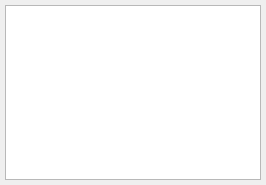
<?xml version="1.0" encoding="UTF-8"?>
<ui version="4.0">
 <class>LayerTree</class>
 <widget class="QWidget" name="LayerTree">
  <property name="geometry">
   <rect>
    <x>0</x>
    <y>0</y>
    <width>266</width>
    <height>185</height>
   </rect>
  </property>
  <property name="windowTitle">
   <string>Form</string>
  </property>
  <layout class="QVBoxLayout" name="layout">
   <property name="spacing">
    <number>2</number>
   </property>
   <property name="margin">
    <number>5</number>
   </property>
   <item>
    <widget class="DataCollectionView" name="layerTree">
     <property name="sizePolicy">
      <sizepolicy hsizetype="Preferred" vsizetype="Expanding">
       <horstretch>0</horstretch>
       <verstretch>10</verstretch>
      </sizepolicy>
     </property>
     <property name="selectionMode">
      <enum>QAbstractItemView::ExtendedSelection</enum>
     </property>
    </widget>
   </item>
  </layout>
 </widget>
 <customwidgets>
  <customwidget>
   <class>DataCollectionView</class>
   <extends>QTreeView</extends>
   <header>glue_qt.core.data_collection_model</header>
  </customwidget>
 </customwidgets>
 <resources/>
 <connections/>
</ui>
